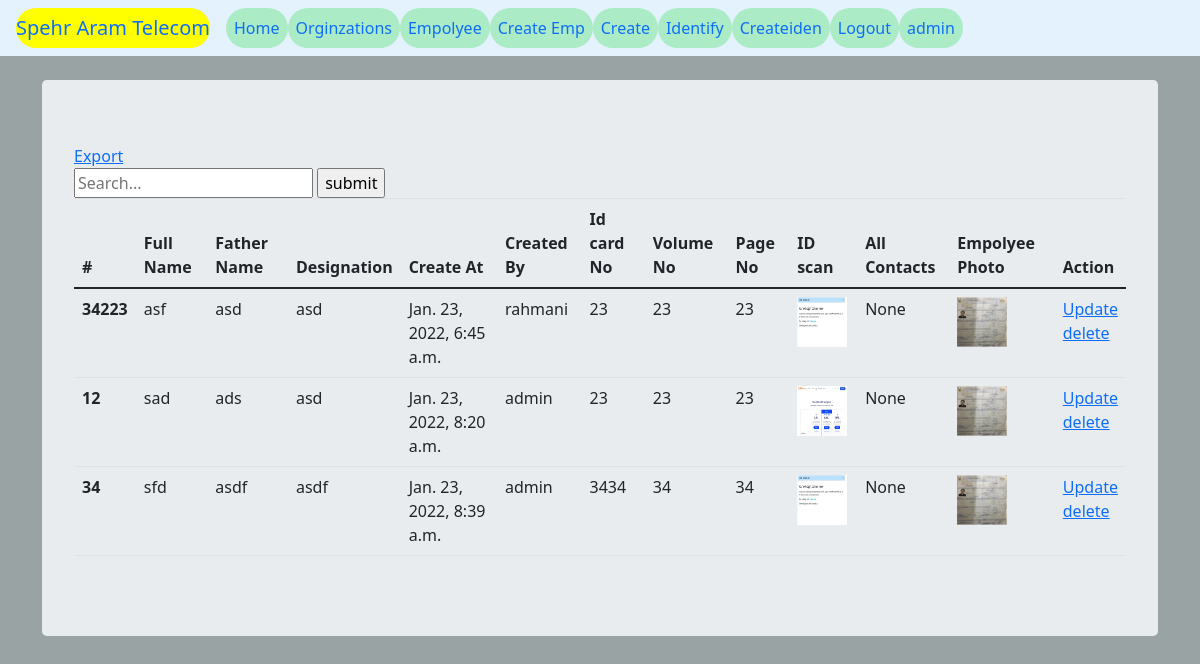
The app's page /spehr/detail/jamll/ (signed in) with its own data.
### spehr/models.py (models this page shows, shortened)
class Empolyee(models.Model):
    emp_id = models.CharField(max_length=100,unique=True)
    Orginization_name = models.ForeignKey(Orginization,on_delete=models.CASCADE,related_name='empolyees')
    full_name = models.CharField(max_length=200,blank=True)
    father_name = models.CharField(max_length=200,blank=True)
    designation = models.CharField(max_length=200,blank=True)
    create_at = models.DateTimeField(auto_now_add =True,null=True)
    created_by = models.ForeignKey(User,on_delete=models.CASCADE)
    slug = models.SlugField(null=True,blank=True)
    id_card_NO = models.IntegerField(null=True,blank=True)
    volume_NO = models.IntegerField(null=True,blank=True)
    page_NO = models.IntegerField(null=True,blank=True)
    id_card_pic = models.ImageField(null=True,blank=True,verbose_name='ID Image')
    all_contacts = models.IntegerField(null=True,blank=True)
    emp_pic = models.ImageField(null=True,blank=True,verbose_name='emp pic')

### spehr/views.py (the view)
# urls.py: path('detail/<slug:slug>/',views.OrginizationDetailView.as_view(),name='detail'),
class OrginizationDetailView(PermissionRequiredMixin,LoginRequiredMixin,DetailView):
    context_object_name = 'orgin'
    model = Orginization
    template_name = 'spehr/orginization_detail_view.html'
    permission_required = ""
    @method_decorator(login_required)
    def dispatch(self, *args, **kwargs):
        return super().dispatch(*args, **kwargs)

### spehr/templates/spehr/orginization_detail_view.html
{% extends 'base.html' %}
{% block content %}
<a href="{% url 'spehr:export_users_csv' %}">Export</a>
<form action="{% url 'spehr:search' %}" method="get">
  <input name="q" type="text" placeholder="Search...">
  <input type="submit" name="" value="submit">
</form>
  <table class="table">
    <thead>
      <tr>
        <th scope="col">#</th>
        <th scope="col">Full Name</th>
        <th scope="col">Father Name</th>
        <th scope="col">Designation</th>
        <th scope="col">Create At</th>
        <th scope="col">Created By</th>
        <th scope="col">Id card No</th>
        <th scope="col">Volume No</th>
        <th scope="col">Page No</th>
        <th scope="col">ID scan</th>
        <th scope="col">All Contacts</th>
        <th scope="col">Empolyee Photo</th>
        <th scope="col">Action</th>
      </tr>
    </thead>
    <tbody>
      {% for orn in orgin.empolyees.all %}
      <tr>
        <th scope="row">{{orn.emp_id}}</th>
        <td>{{orn.full_name}}</td>
        <td>{{orn.father_name}}</td>
        <td>{{orn.designation}}</td>
        <td>{{orn.create_at}}</td>
        <td>{{orn.created_by}}</td>
        <td>{{orn.id_card_NO}}</td>
        <td>{{orn.volume_NO}}</td>
        <td>{{orn.page_NO}}</td>
        <td><img src="{{orn.id_card_pic.url}}" width="50" height="50" alt=""></td>
        <td>{{orn.all_contacts}}</td>
        <td><img src="{{orn.emp_pic}}" alt="" width="50" height="50"></td>
        <td>
          <a href="{% url 'spehr:update' slug=orn.slug %}">Update</a><br>
          <a href="{% url 'spehr:delete' slug=orn.slug %}">delete</a><br>
        </td>
      </tr>
      {%endfor%}
    </tbody>
  </table>
{% endblock %}

### templates/base.html (shortened to what this page needs)
<!DOCTYPE html>
{% load static %}
<html lang="en" dir="ltr">
  <head>
    <link rel="stylesheet" href="{% static "css/sss.css" %}">
    <link rel="stylesheet" href="{% static "css/bop.css" %}">
    <link href="https://cdn.jsdelivr.net/npm/bootstrap@5.0.0-beta3/dist/css/bootstrap.min.css" rel="stylesheet">
  </head>
  <body>
    <nav class="navbar navbar-expand-lg" style="background-color: #e3f2fd;" id="1">
      <a class="navbar-brand" href="#">Spehr Aram Telecom</a>
      <div class="collapse navbar-collapse" id="navbarText">
      <ul class="navbar-nav mr-auto">
        <li class="nav-item active">
          <a class="nav-link" href="{% url 'index' %}">Home <span class="sr-only">(current)</span></a>
        </li>
        {% if request.user.is_authenticated %}
        <span class="n1">
          <li class="nav-item" >
            <a class="nav-link" href="{% url 'spehr:orgin_list' %}">Orginzations</a>
          </li>
        </span>
        <li class="nav-item">
          <a class="nav-link" href="{% url 'spehr:emp_list' %}">Empolyee</a>
        </li>
        <li class="nav-item">
          <a class="nav-link" href="{% url 'spehr:create_emp'%}">Create Emp</a>
        </li>
        <li class="nav-item">
          <a class="nav-link" href="{% url 'spehr:create' %}">Create</a>
        </li>
        <li class="nav-item">
          <a class="nav-link" href="{% url 'spehr:identify' %}">Identify</a>
        </li>
        <li class="nav-item">
          <a class="nav-link" href="{% url 'spehr:createiden' %}">Createiden</a>
        </li>
        <li class="nav-item">
          <a class="nav-link" href="{% url 'user_logout'%}">Logout</a>
        </li>
        <li class="nav-item">
          <a class="nav-link" href="#">{{request.user.username}}</a>
        </li>
      {% endif %}
    </div>
  </nav>
    <div class="container"><br>
      <div class="jumbotron">
        {% block content %}{% endblock %}
      </div>
    </div>
  </body>
</html>

### spehr/static/css/sss.css (style rules this page uses)
div { height: auto; width: auto; }

### templates/base.html (style rules this page uses)
.nav-item { background-color: #ABEBC6; border-radius: 25px; }
.navbar-brand { background-color: yellow; border-radius: 40px; }
body { background-image: url("static/images/bb.JPG"); background-color: #99A3A4; background-repeat: no-repeat; background-size: 100% 1000px; }

### records on screen
Empolyee: emp_id "34223", full_name "asf", father_name "asd", designation "asd", create_at "Jan. 23, 2022, 6:45 a.m.", created_by "rahmani", id_card_NO "23", volume_NO "23", page_NO "23", id_card_pic (picture), all_contacts "None", emp_pic (picture)
Empolyee: emp_id "12", full_name "sad", father_name "ads", designation "asd", create_at "Jan. 23, 2022, 8:20 a.m.", created_by "admin", id_card_NO "23", volume_NO "23", page_NO "23", id_card_pic (picture), all_contacts "None", emp_pic (picture)
Empolyee: emp_id "34", full_name "sfd", father_name "asdf", designation "asdf", create_at "Jan. 23, 2022, 8:39 a.m.", created_by "admin", id_card_NO "3434", volume_NO "34", page_NO "34", id_card_pic (picture), all_contacts "None", emp_pic (picture)

### other values on screen
{{ request.user.username }} "admin"
